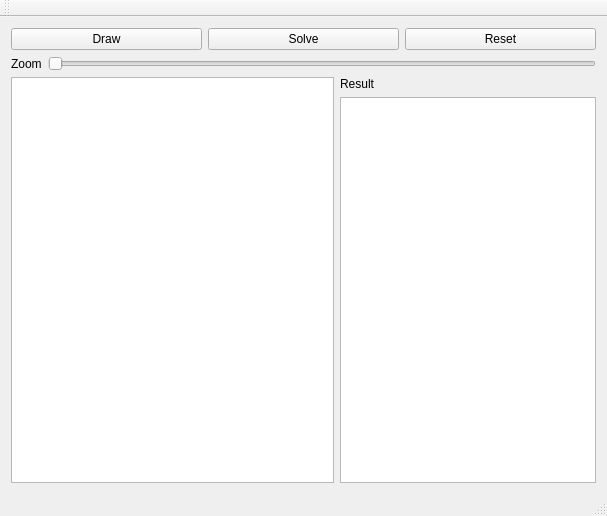
<?xml version="1.0" encoding="UTF-8"?>
<ui version="4.0">
 <class>MainWindow</class>
 <widget class="QMainWindow" name="MainWindow">
  <property name="geometry">
   <rect>
    <x>0</x>
    <y>0</y>
    <width>607</width>
    <height>516</height>
   </rect>
  </property>
  <property name="windowTitle">
   <string>Square Counter</string>
  </property>
  <widget class="QWidget" name="centralWidget">
   <layout class="QVBoxLayout" name="verticalLayout_2">
    <item>
     <layout class="QHBoxLayout" name="horizontalLayout_3">
      <item>
       <widget class="QPushButton" name="btnDraw">
        <property name="text">
         <string>Draw</string>
        </property>
       </widget>
      </item>
      <item>
       <widget class="QPushButton" name="btnSolve">
        <property name="text">
         <string>Solve</string>
        </property>
       </widget>
      </item>
      <item>
       <widget class="QPushButton" name="btnClear">
        <property name="text">
         <string>Reset</string>
        </property>
       </widget>
      </item>
     </layout>
    </item>
    <item>
     <layout class="QHBoxLayout" name="horizontalLayout_2">
      <item>
       <widget class="QLabel" name="label_2">
        <property name="text">
         <string>Zoom</string>
        </property>
       </widget>
      </item>
      <item>
       <widget class="QSlider" name="zoomSlider">
        <property name="mouseTracking">
         <bool>true</bool>
        </property>
        <property name="minimum">
         <number>5</number>
        </property>
        <property name="orientation">
         <enum>Qt::Horizontal</enum>
        </property>
       </widget>
      </item>
     </layout>
    </item>
    <item>
     <layout class="QHBoxLayout" name="horizontalLayout">
      <item>
       <widget class="QGraphicsView" name="canvas"/>
      </item>
      <item>
       <layout class="QVBoxLayout" name="verticalLayout">
        <item>
         <widget class="QLabel" name="label">
          <property name="text">
           <string>Result</string>
          </property>
         </widget>
        </item>
        <item>
         <widget class="QListView" name="results">
          <property name="sizePolicy">
           <sizepolicy hsizetype="Fixed" vsizetype="Expanding">
            <horstretch>0</horstretch>
            <verstretch>0</verstretch>
           </sizepolicy>
          </property>
          <property name="minimumSize">
           <size>
            <width>20</width>
            <height>0</height>
           </size>
          </property>
         </widget>
        </item>
       </layout>
      </item>
     </layout>
    </item>
   </layout>
  </widget>
  <widget class="QToolBar" name="mainToolBar">
   <attribute name="toolBarArea">
    <enum>TopToolBarArea</enum>
   </attribute>
   <attribute name="toolBarBreak">
    <bool>false</bool>
   </attribute>
  </widget>
  <widget class="QStatusBar" name="statusBar"/>
 </widget>
 <layoutdefault spacing="6" margin="11"/>
 <resources/>
 <connections>
  <connection>
   <sender>btnDraw</sender>
   <signal>clicked()</signal>
   <receiver>MainWindow</receiver>
   <slot>create()</slot>
   <hints>
    <hint type="sourcelabel">
     <x>62</x>
     <y>33</y>
    </hint>
    <hint type="destinationlabel">
     <x>86</x>
     <y>71</y>
    </hint>
   </hints>
  </connection>
  <connection>
   <sender>btnSolve</sender>
   <signal>clicked()</signal>
   <receiver>MainWindow</receiver>
   <slot>solve()</slot>
   <hints>
    <hint type="sourcelabel">
     <x>357</x>
     <y>44</y>
    </hint>
    <hint type="destinationlabel">
     <x>185</x>
     <y>95</y>
    </hint>
   </hints>
  </connection>
  <connection>
   <sender>zoomSlider</sender>
   <signal>sliderMoved(int)</signal>
   <receiver>MainWindow</receiver>
   <slot>redraw(int)</slot>
   <hints>
    <hint type="sourcelabel">
     <x>348</x>
     <y>78</y>
    </hint>
    <hint type="destinationlabel">
     <x>430</x>
     <y>92</y>
    </hint>
   </hints>
  </connection>
  <connection>
   <sender>btnClear</sender>
   <signal>clicked()</signal>
   <receiver>MainWindow</receiver>
   <slot>reset()</slot>
   <hints>
    <hint type="sourcelabel">
     <x>491</x>
     <y>40</y>
    </hint>
    <hint type="destinationlabel">
     <x>769</x>
     <y>161</y>
    </hint>
   </hints>
  </connection>
 </connections>
 <slots>
  <slot>run()</slot>
  <slot>create()</slot>
  <slot>solve()</slot>
  <slot>redraw(int)</slot>
  <slot>reset()</slot>
 </slots>
</ui>
